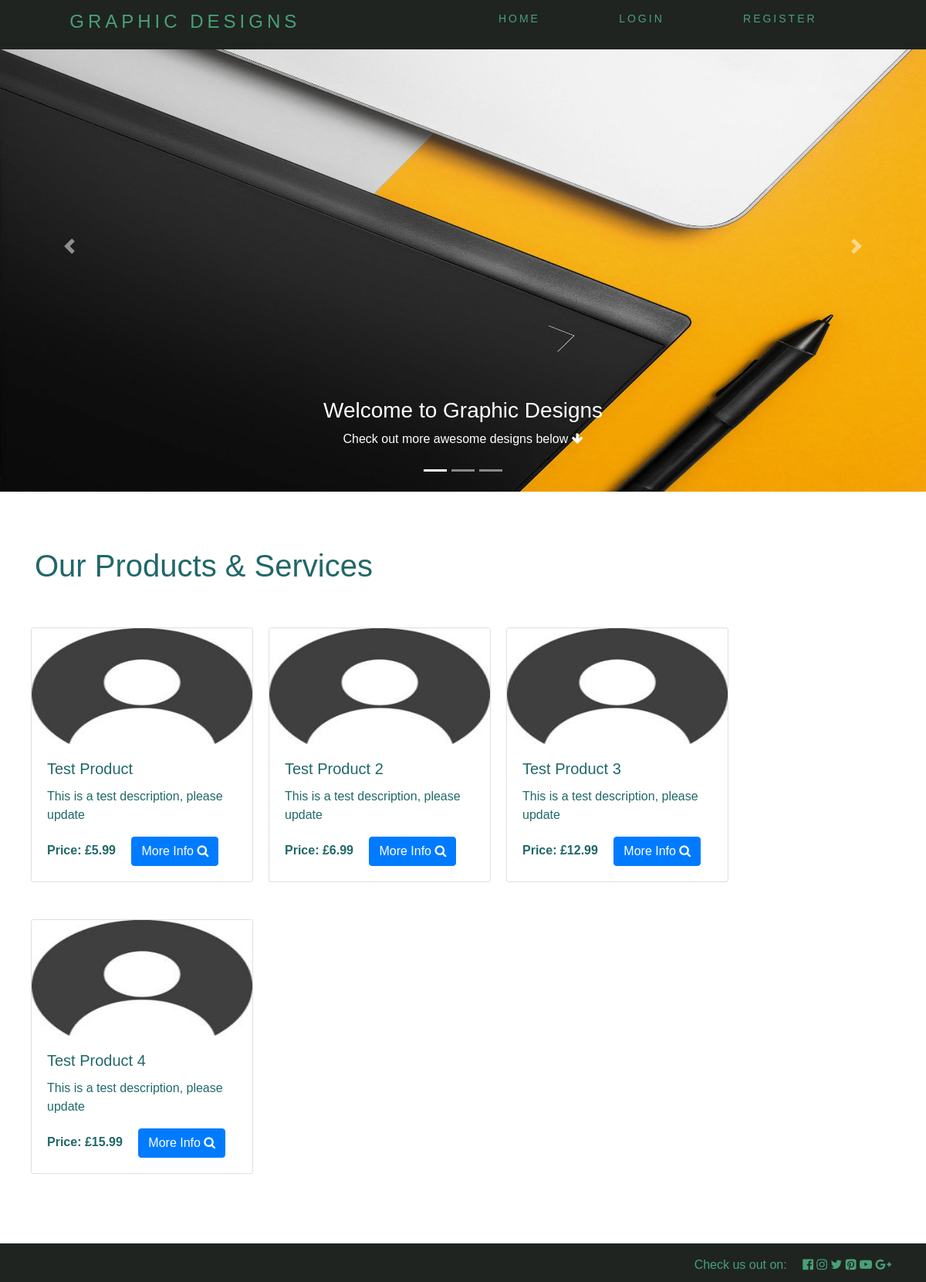
The app's page /, older data.
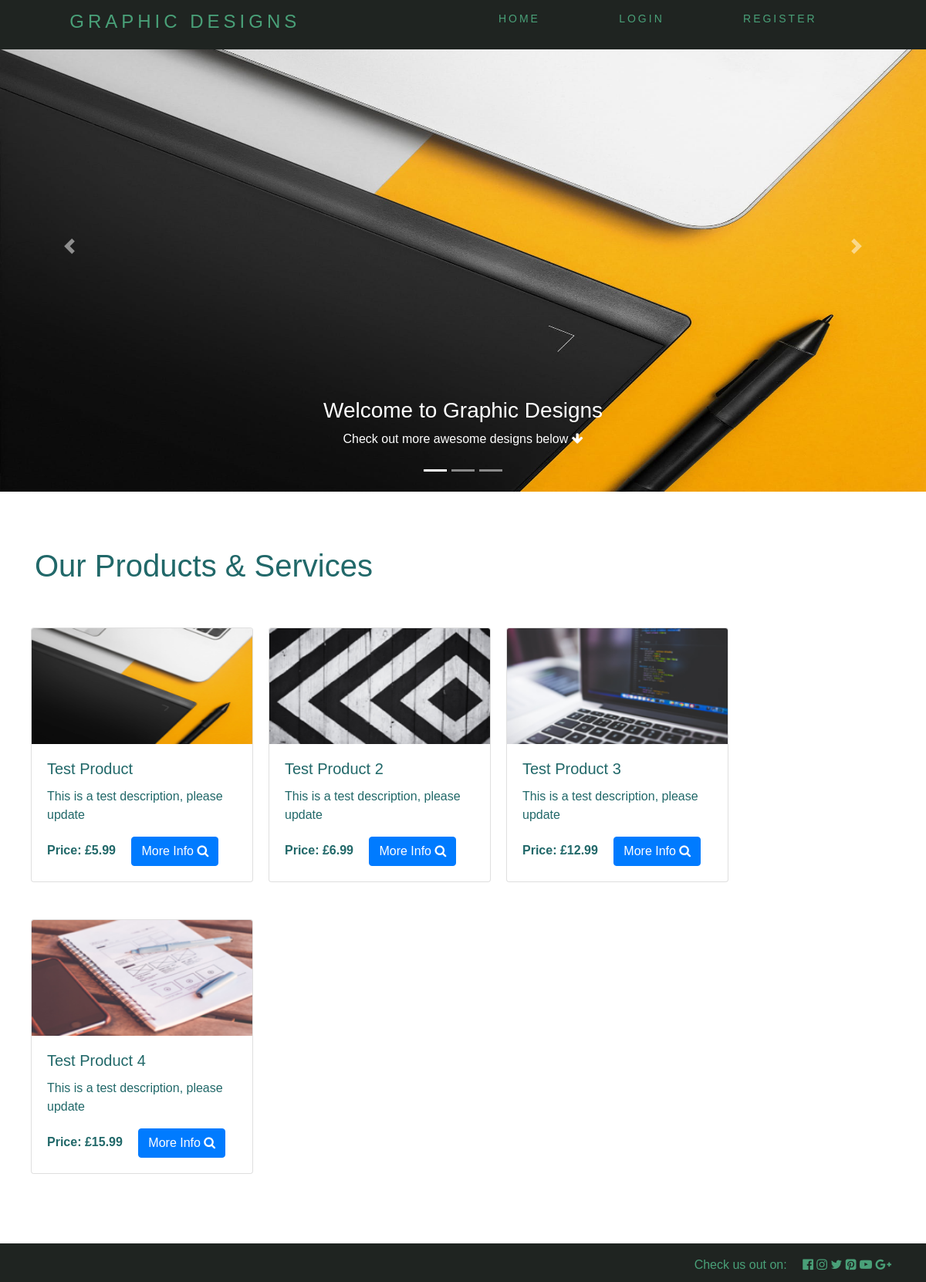
The same page, newer data.
### users/models.py (models this page shows, shortened)
class Item(models.Model):
    title = models.CharField(max_length=100)
    price = models.FloatField()
    discount_price = models.FloatField(blank=True, null=True)
    size = models.CharField(choices=SIZE_CHOICES, default='S', max_length=2)
    image = models.ImageField(default='default.jpg', upload_to='product_pics')
    slug = models.SlugField()
    description = models.TextField(default='This is a test description, please update')
    def  get_absolute_url(self):
        return reverse('core:product', kwargs={
            'slug': self.slug
        })

### graphic_designs/views.py (the view)
# urls.py: path('', views.HomeView.as_view(), name='home'),
class HomeView(ListView):
    model = Item
    paginate_by = 12
    template_name = "app/home.html"

### graphic_designs/templates/app/home.html (shortened to what this page needs)
{% extends 'app/base.html' %}
{% block slider %}
<div id="carousel-example-2" class="carousel slide carousel-fade" data-ride="carousel">
    <ol class="carousel-indicators">
        <li data-target="#carousel-example-2" data-slide-to="0" class="active"></li>
        <li data-target="#carousel-example-2" data-slide-to="1"></li>
        <li data-target="#carousel-example-2" data-slide-to="2"></li>
    </ol>
    <div class="carousel-inner" role="listbox">
        <div class="carousel-item active">
            <div class="view">
                <img class="slider-image" style="color:black" src="/media/images/carousel/slider-1.png"
                    alt="First slide">
            </div>
            <div class="carousel-caption">
                <h3 class="h3-responsive">Welcome to Graphic Designs</h3>
                <p>Check out more awesome designs below <a id="scroll"><i class="fa fa-arrow-down" aria-hidden="true"></i></a></p>
            </div>
        </div>
    </div>
    <a class="carousel-control-prev" href="#carousel-example-2" role="button" data-slide="prev">
        <span class="carousel-control-prev-icon" aria-hidden="true"></span>
    </a>
    <a class="carousel-control-next" href="#carousel-example-2" role="button" data-slide="next">
        <span class="carousel-control-next-icon" aria-hidden="true"></span>
    </a>
</div>
{% endblock %}
{% block body %}
    <div class="col-md-12 mobile-center">
        <br>
        <h1>Our Products & Services</h1>
        <div class="row mobile-center">
        {% for product in object_list %}
            <div class="card mt-5" style="width: 18rem;">
                <a href="{{ product.get_absolute_url }}">
                    <img class="card-img-top" src="{{ product.image.url }}" alt="{{ product.title }}">
                </a>
                <div class="card-body">
                    <h5 class="card-title">{{ product.title }}</h5>
                    <p class="card-text">{{ product.description }}</p>
                    <strong class="mr-3">Price: {% if product.discount_price %}£{{ product.discount_price }}{% else %}£{{ product.price }}{% endif %}</strong>
                    <a href="{{ product.get_absolute_url }}" class="btn btn-primary">More Info <i class="fa fa-search" aria-hidden="true"></i></a>
                </div>
            </div>
        {% endfor %}
        </div>
    </div>
    <div class="col-md-12 mt-4 ml-2">
        <div class="row">
        </div>
    </div>
{% endblock %}

Row changes from the older to the newer data that the page shows:
changed Item "Test Product": image: picture added in place of a placeholder
changed Item "Test Product 2": image: picture added in place of a placeholder
changed Item "Test Product 3": image: picture added in place of a placeholder
changed Item "Test Product 4": image: picture added in place of a placeholder
